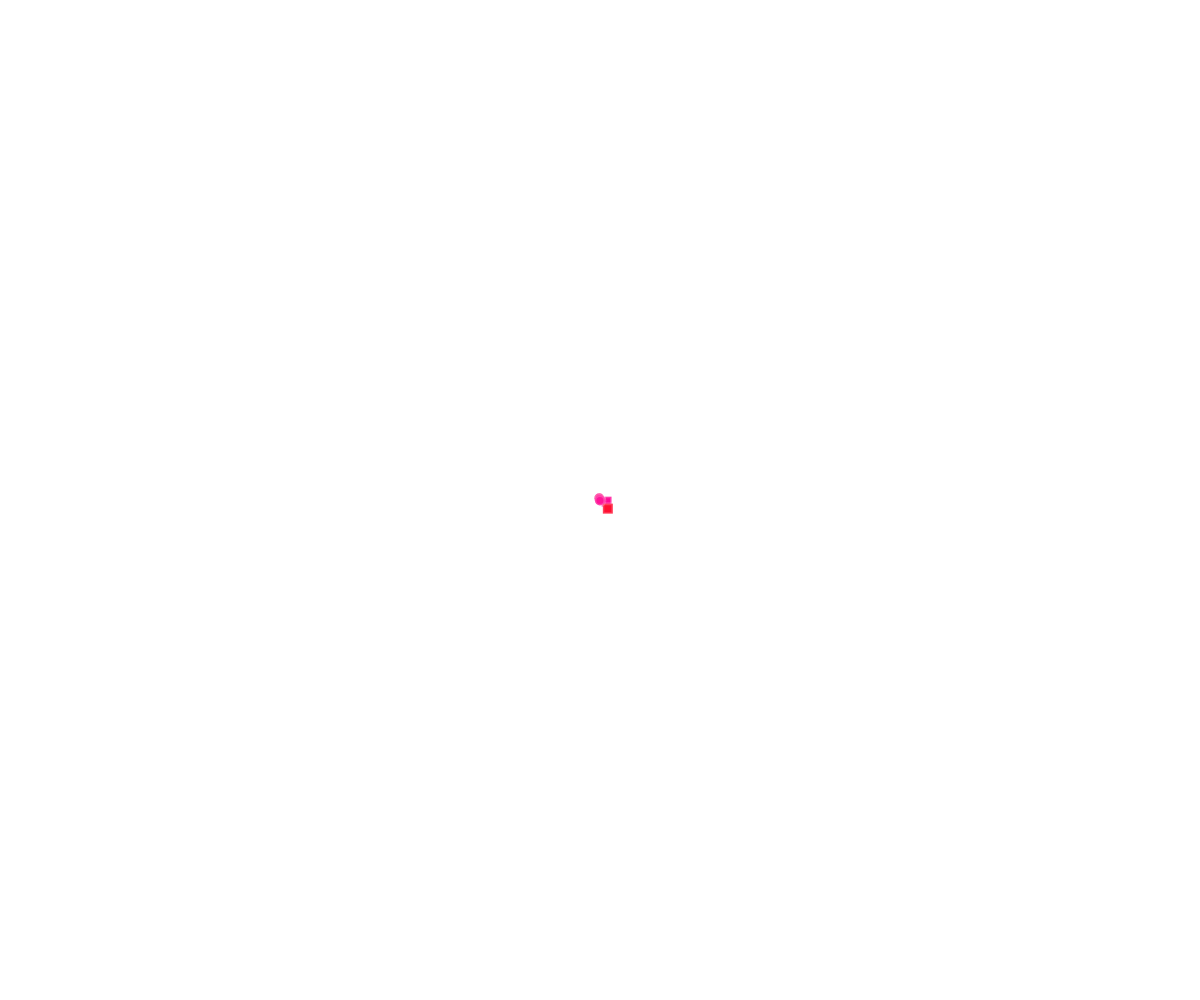
Frame 1 (no input)
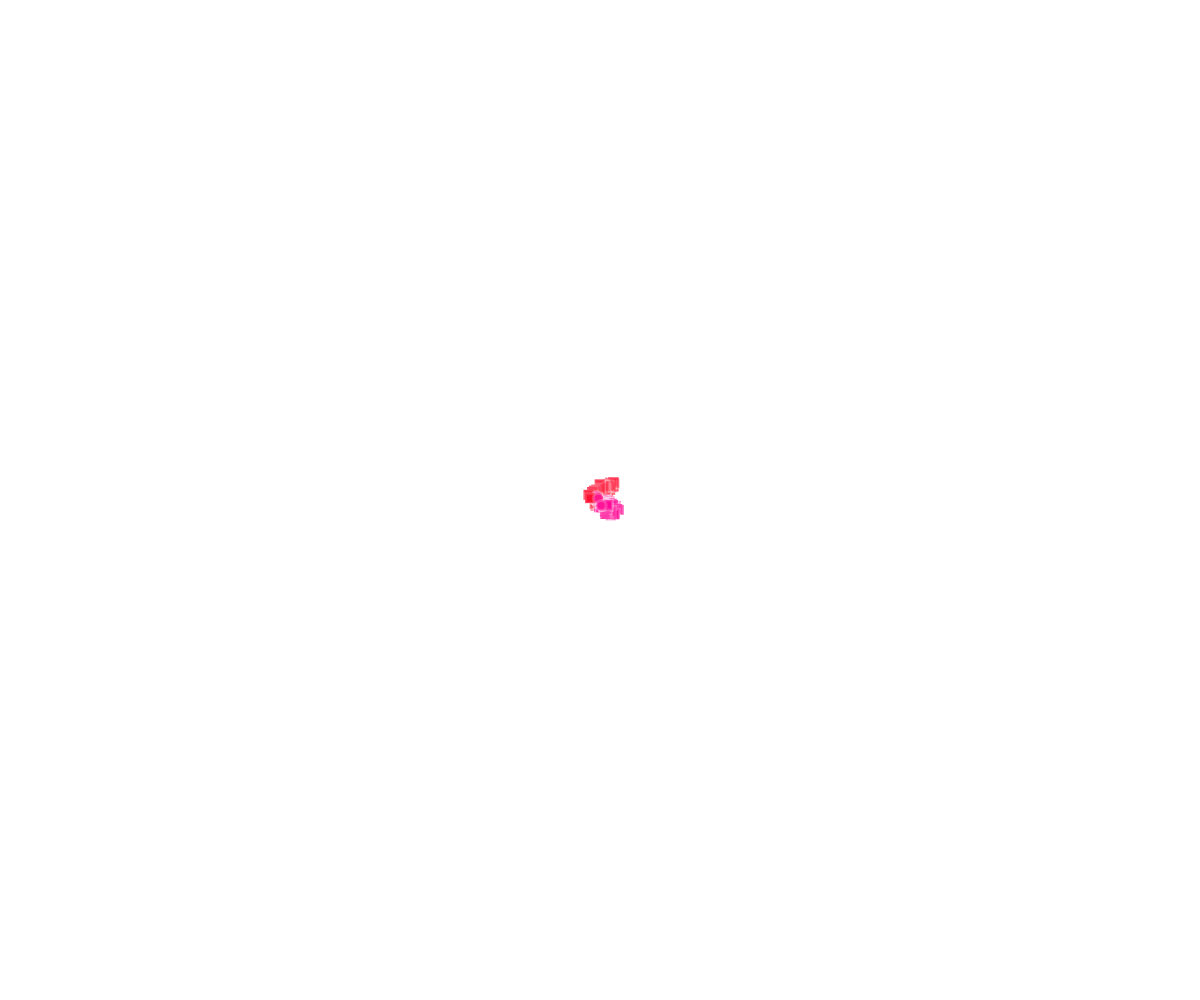
Frame 60 (no input)
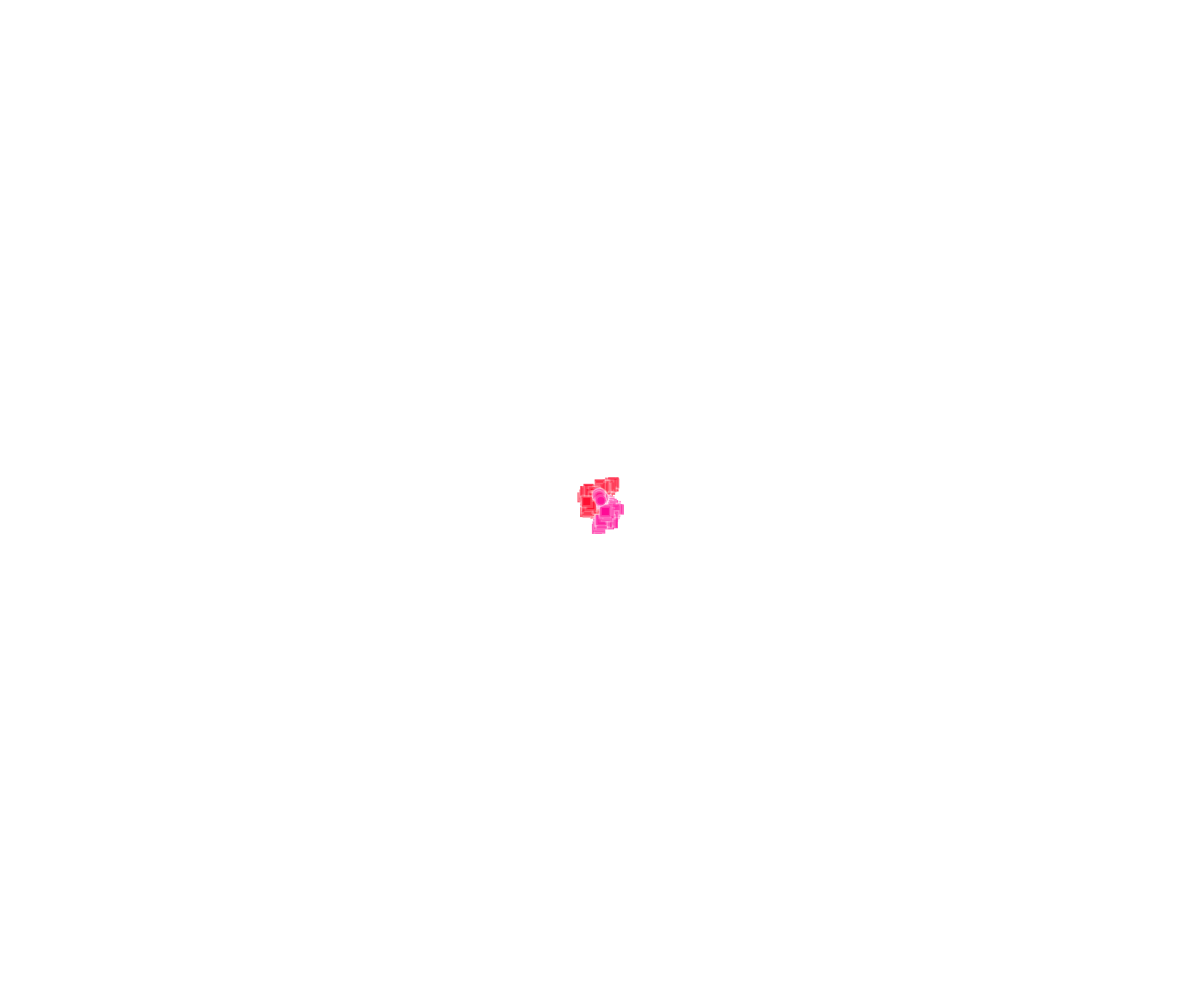
Frame 120 (the mouse pressed at the canvas centre since frame 60)

The p5.js sketch that drew these frames (run headless with seeded random() and noise() and a simulated clock; from frame 60 on, the mouse is pressed at the canvas centre):

// p5.js sketch
// ── sketch.js
let w1, w2, w3, w4;

function setup() {
  createCanvas(windowWidth, windowHeight);
  w1 = new Walker(windowWidth / 2, windowHeight / 2);
  w2 = new Walker(windowWidth / 2, windowHeight / 2);
  w3 = new Walker(windowWidth / 2, windowHeight / 2);
  w4 = new Walker(windowWidth / 2, windowHeight / 2);
}

function draw() {
  w1.update();
  w1.display();
  w2.update();
  w2.display();
  w3.update();
  w3.display();
  w4.update();
  w4.display();
}

class Walker {
  constructor(_posX, _posY) {
    this.posX = _posX;
    this.posY = _posY;
    this.vel = random(1, 5);
    this.color = color(255, random(0, 50), random(0, 200));
    this.esCirculo = random() > 0.5 ? true : false;
    //this.r = random();
    //this.esCirculo;
    //if (r > 0.5) {
    //this.esCirculo = true;
    //} else {
    // this.esCirculo = false;
    //}
  }
  update() {
    this.posX += random(-this.vel, this.vel);
    this.posY += random(-this.vel, this.vel);
  }
  display() {
    fill(this.color);
    if (this.esCirculo > 0.5) {
      stroke(255, 50);
      strokeWeight(3);
      circle(this.posX, this.posY, 10);
    } else {
      stroke(255, 50);
      strokeWeight(3);
      rect(this.posX, this.posY, 10, 10);
    }
  }
}
